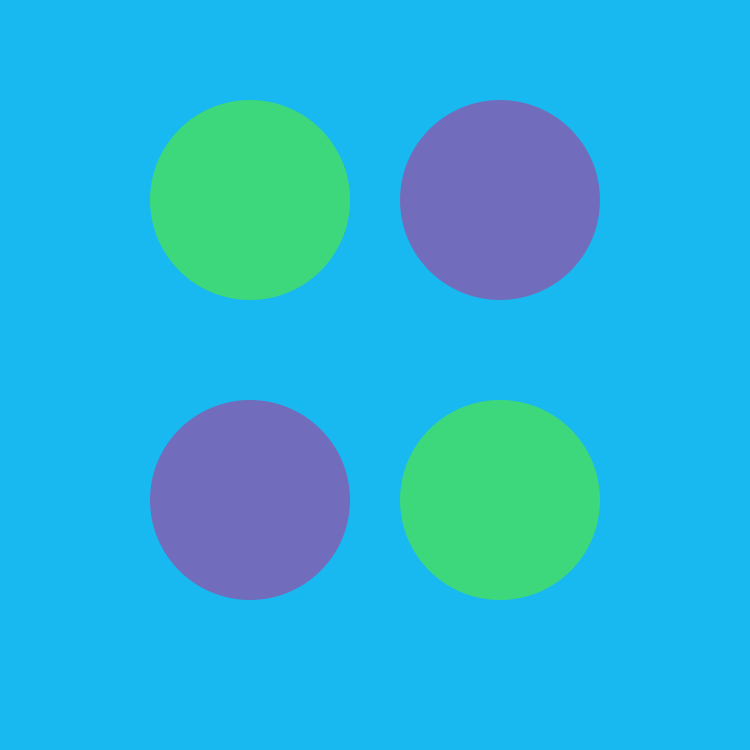
Frame 1 (no input)
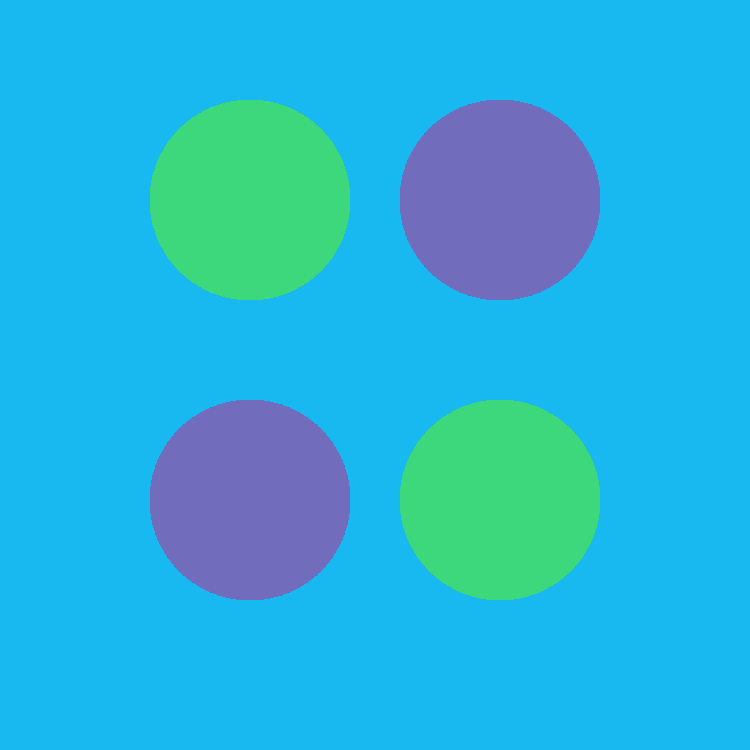
Frame 60 (the mouse pressed at the canvas centre just before this capture)
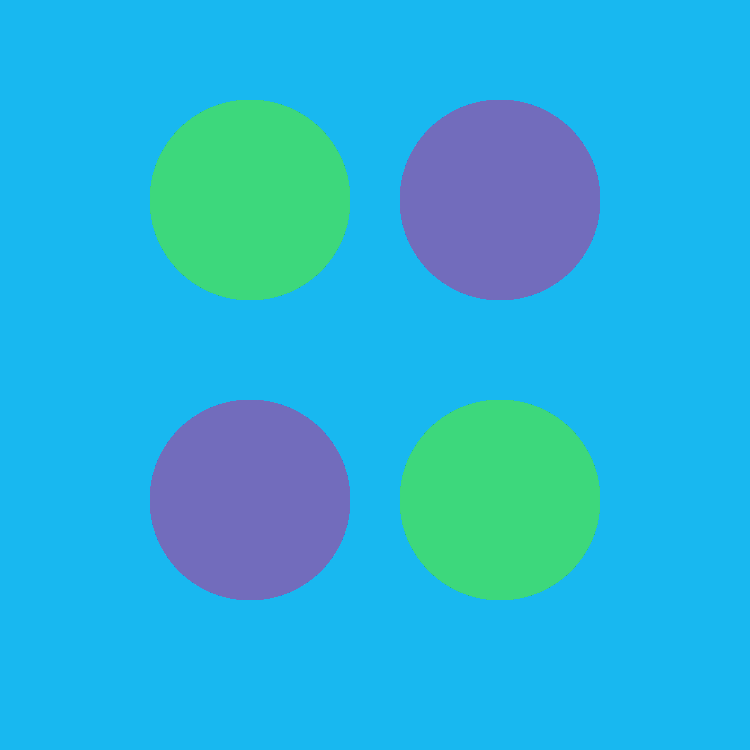
Frame 120 (the mouse held since frame 60 and released just before this capture)

The Processing sketch that drew these frames (run headless with seeded random() and noise(); from frame 60 on, the mouse is pressed at the canvas centre):

// Processing sketch: processing_166621
// ── processing_166621.pde

void setup(){
 
  size(750,750);

  background(24,184,240);

  frameRate(60);
}
   
void draw(){
  fill(61,216,124);
  noStroke();
  ellipse(250,200,200,200);//space between circles
  fill(114,108,188);//color of circles
  noStroke();
  ellipse(500,200,200,200);
  fill(61,216,124);
  noStroke();
  ellipse(500,500,200,200);
  fill(114,108,188);
  noStroke();
  ellipse(250,500,200,200);
}
